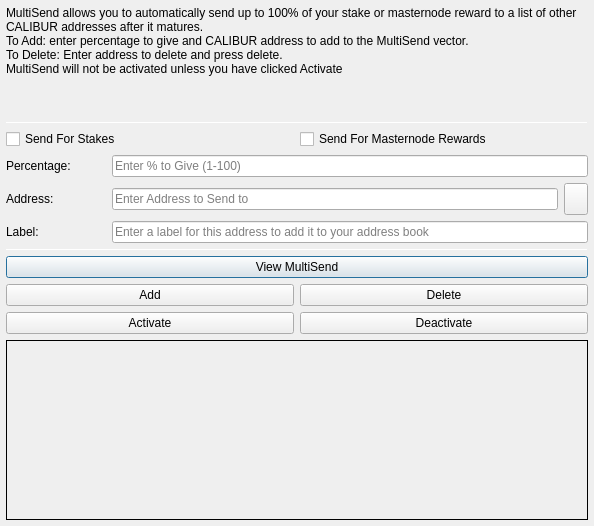
<?xml version="1.0" encoding="UTF-8"?>
<ui version="4.0">
 <class>MultiSendDialog</class>
 <widget class="QDialog" name="MultiSendDialog">
  <property name="windowModality">
   <enum>Qt::NonModal</enum>
  </property>
  <property name="geometry">
   <rect>
    <x>0</x>
    <y>0</y>
    <width>594</width>
    <height>526</height>
   </rect>
  </property>
  <property name="windowTitle">
   <string>MultiSend</string>
  </property>
  <layout class="QVBoxLayout" name="verticalLayout" stretch="0">
   <property name="leftMargin">
    <number>6</number>
   </property>
   <property name="topMargin">
    <number>6</number>
   </property>
   <property name="rightMargin">
    <number>6</number>
   </property>
   <property name="bottomMargin">
    <number>6</number>
   </property>
   <item>
    <layout class="QVBoxLayout" name="verticalLayout_Main" stretch="1,1,1,0,1,1,1">
     <item>
      <widget class="QLabel" name="label_2">
       <property name="lineWidth">
        <number>1</number>
       </property>
       <property name="text">
        <string>MultiSend allows you to automatically send up to 100% of your stake or masternode reward to a list of other CALIBUR addresses after it matures.
To Add: enter percentage to give and CALIBUR address to add to the MultiSend vector.
To Delete: Enter address to delete and press delete.
MultiSend will not be activated unless you have clicked Activate</string>
       </property>
       <property name="alignment">
        <set>Qt::AlignLeading|Qt::AlignLeft|Qt::AlignTop</set>
       </property>
       <property name="wordWrap">
        <bool>true</bool>
       </property>
      </widget>
     </item>
     <item>
      <widget class="Line" name="line">
       <property name="minimumSize">
        <size>
         <width>0</width>
         <height>1</height>
        </size>
       </property>
       <property name="maximumSize">
        <size>
         <width>16777215</width>
         <height>1</height>
        </size>
       </property>
       <property name="orientation">
        <enum>Qt::Horizontal</enum>
       </property>
      </widget>
     </item>
     <item>
      <layout class="QVBoxLayout" name="verticalLayout_Settings">
       <item>
        <layout class="QHBoxLayout" name="horizontalLayout">
         <item>
          <widget class="QCheckBox" name="multiSendStakeCheckBox">
           <property name="text">
            <string>Send For Stakes</string>
           </property>
          </widget>
         </item>
         <item>
          <widget class="QCheckBox" name="multiSendMasternodeCheckBox">
           <property name="text">
            <string>Send For Masternode Rewards</string>
           </property>
          </widget>
         </item>
        </layout>
       </item>
       <item>
        <layout class="QHBoxLayout" name="horizontalLayout_6">
         <item>
          <widget class="QLabel" name="label">
           <property name="minimumSize">
            <size>
             <width>100</width>
             <height>0</height>
            </size>
           </property>
           <property name="toolTip">
            <string>Percentage of stake to send</string>
           </property>
           <property name="text">
            <string>Percentage:</string>
           </property>
          </widget>
         </item>
         <item>
          <widget class="QLineEdit" name="multiSendPercentEdit">
           <property name="toolTip">
            <string>Enter whole numbers 1 - 100</string>
           </property>
           <property name="placeholderText">
            <string>Enter % to Give (1-100)</string>
           </property>
          </widget>
         </item>
        </layout>
       </item>
       <item>
        <layout class="QHBoxLayout" name="horizontalLayout_7">
         <item>
          <widget class="QLabel" name="label_5">
           <property name="minimumSize">
            <size>
             <width>100</width>
             <height>0</height>
            </size>
           </property>
           <property name="toolTip">
            <string>Address to send portion of stake to</string>
           </property>
           <property name="text">
            <string>Address:</string>
           </property>
          </widget>
         </item>
         <item>
          <widget class="QLineEdit" name="multiSendAddressEdit">
           <property name="toolTip">
            <string/>
           </property>
           <property name="placeholderText">
            <string>Enter Address to Send to</string>
           </property>
          </widget>
         </item>
         <item>
          <widget class="QToolButton" name="addressBookButton">
           <property name="maximumSize">
            <size>
             <width>16777215</width>
             <height>32</height>
            </size>
           </property>
           <property name="toolTip">
            <string>Choose an address from the address book</string>
           </property>
           <property name="text">
            <string/>
           </property>
           <property name="icon">
            <iconset resource="../calibur.qrc">
             <normaloff>:/icons/address-book</normaloff>:/icons/address-book</iconset>
           </property>
           <property name="shortcut">
            <string>Alt+A</string>
           </property>
          </widget>
         </item>
        </layout>
       </item>
      </layout>
     </item>
     <item>
      <layout class="QHBoxLayout" name="horizontalLayout_3">
       <item>
        <widget class="QLabel" name="label_3">
         <property name="minimumSize">
          <size>
           <width>100</width>
           <height>0</height>
          </size>
         </property>
         <property name="text">
          <string>Label:</string>
         </property>
        </widget>
       </item>
       <item>
        <widget class="QLineEdit" name="labelAddressLabelEdit">
         <property name="placeholderText">
          <string>Enter a label for this address to add it to your address book</string>
         </property>
        </widget>
       </item>
      </layout>
     </item>
     <item>
      <widget class="Line" name="line_2">
       <property name="minimumSize">
        <size>
         <width>0</width>
         <height>1</height>
        </size>
       </property>
       <property name="maximumSize">
        <size>
         <width>16777215</width>
         <height>1</height>
        </size>
       </property>
       <property name="orientation">
        <enum>Qt::Horizontal</enum>
       </property>
      </widget>
     </item>
     <item>
      <layout class="QVBoxLayout" name="verticalLayout_Buttons">
       <item>
        <layout class="QHBoxLayout" name="horizontalLayout_4">
         <item>
          <widget class="QPushButton" name="viewButton">
           <property name="toolTip">
            <string/>
           </property>
           <property name="statusTip">
            <string>View MultiSend Vector</string>
           </property>
           <property name="text">
            <string>View MultiSend</string>
           </property>
          </widget>
         </item>
        </layout>
       </item>
       <item>
        <layout class="QHBoxLayout" name="horizontalLayout_2">
         <item>
          <widget class="QPushButton" name="addButton">
           <property name="toolTip">
            <string/>
           </property>
           <property name="statusTip">
            <string>Add to MultiSend Vector</string>
           </property>
           <property name="text">
            <string>Add</string>
           </property>
          </widget>
         </item>
         <item>
          <widget class="QPushButton" name="deleteButton">
           <property name="toolTip">
            <string/>
           </property>
           <property name="statusTip">
            <string>Delete Address From MultiSend Vector</string>
           </property>
           <property name="text">
            <string>Delete</string>
           </property>
          </widget>
         </item>
        </layout>
       </item>
       <item>
        <layout class="QHBoxLayout" name="horizontalLayout_5">
         <item>
          <widget class="QPushButton" name="activateButton">
           <property name="statusTip">
            <string>Activate MultiSend</string>
           </property>
           <property name="text">
            <string>Activate</string>
           </property>
          </widget>
         </item>
         <item>
          <widget class="QPushButton" name="disableButton">
           <property name="statusTip">
            <string>Deactivate MultiSend</string>
           </property>
           <property name="text">
            <string>Deactivate</string>
           </property>
          </widget>
         </item>
        </layout>
       </item>
      </layout>
     </item>
     <item>
      <widget class="QLabel" name="message">
       <property name="minimumSize">
        <size>
         <width>0</width>
         <height>180</height>
        </size>
       </property>
       <property name="frameShape">
        <enum>QFrame::Panel</enum>
       </property>
       <property name="frameShadow">
        <enum>QFrame::Plain</enum>
       </property>
       <property name="lineWidth">
        <number>1</number>
       </property>
       <property name="midLineWidth">
        <number>1</number>
       </property>
       <property name="text">
        <string/>
       </property>
       <property name="alignment">
        <set>Qt::AlignLeading|Qt::AlignLeft|Qt::AlignTop</set>
       </property>
       <property name="wordWrap">
        <bool>true</bool>
       </property>
      </widget>
     </item>
    </layout>
   </item>
  </layout>
 </widget>
 <resources>
  <include location="../calibur.qrc"/>
 </resources>
 <connections/>
</ui>
